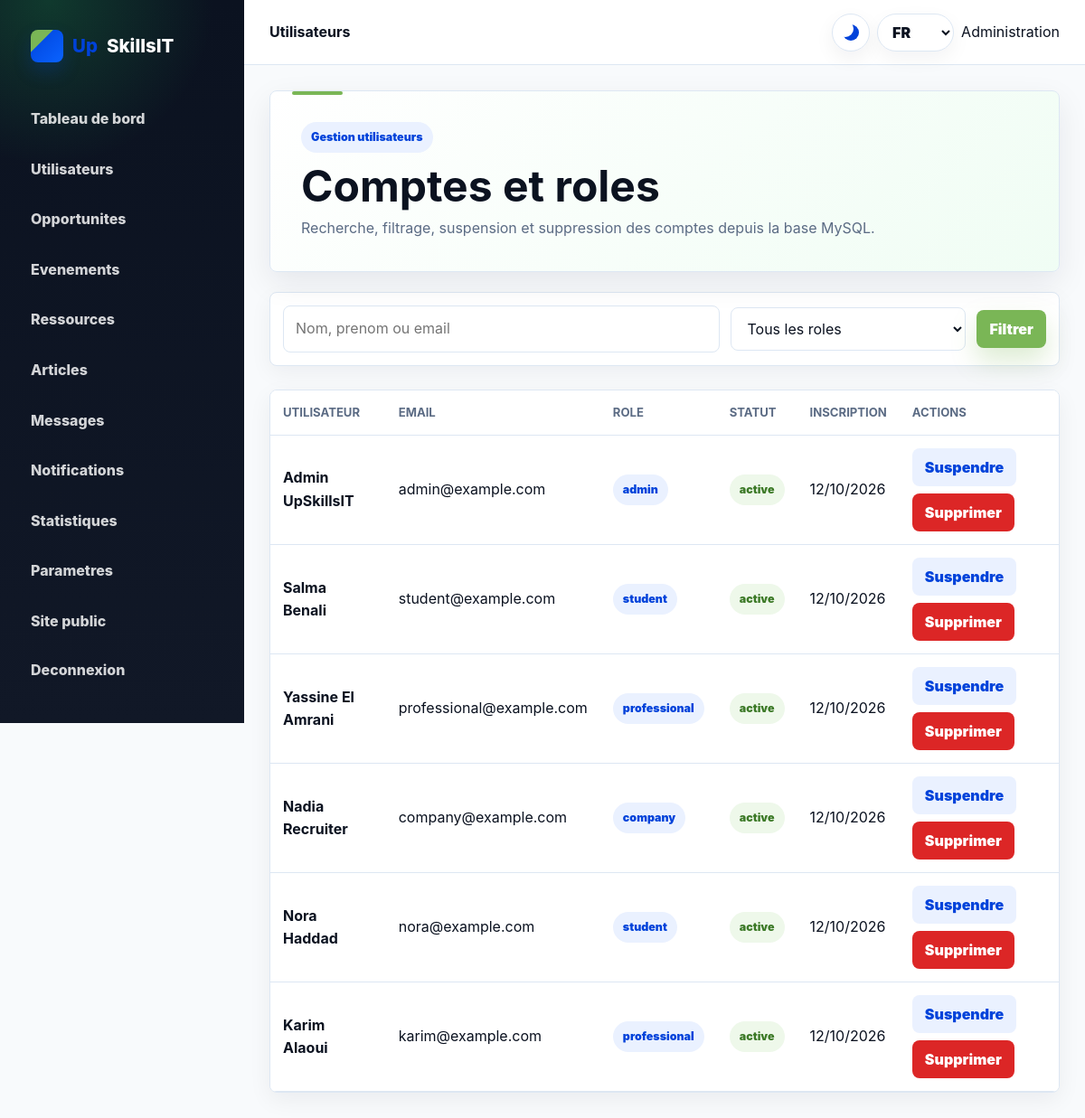
Page /admin/users (signed in) on the committed database.
### tables this page shows
CREATE TABLE users (
  id BIGINT UNSIGNED AUTO_INCREMENT PRIMARY KEY,
  first_name VARCHAR(100) NOT NULL,
  last_name VARCHAR(100) NOT NULL,
  email VARCHAR(190) NOT NULL UNIQUE,
  password VARCHAR(255) NOT NULL,
  role ENUM('student','professional','company','admin') NOT NULL DEFAULT 'student',
  status ENUM('active','suspended') NOT NULL DEFAULT 'active',
  terms_accepted TINYINT(1) NOT NULL DEFAULT 0,
  data_consent TINYINT(1) NOT NULL DEFAULT 0,
  created_at TIMESTAMP DEFAULT CURRENT_TIMESTAMP,
  updated_at TIMESTAMP DEFAULT CURRENT_TIMESTAMP ON UPDATE CURRENT_TIMESTAMP,
  INDEX idx_users_role_status (role,status)
);

### app/Core/Controller.php (called while the page is built, shortened)
<?php
abstract class Controller
{
    protected function view(string $view, array $data = [], string $layout = 'main'): void
    {
        extract($data, EXTR_SKIP);
        $viewPath = APP_PATH . '/Views/' . $view . '.php';
        require $viewPath;
    }
}

### app/Controllers/AdminController.php (called while the page is built, shortened)
<?php
final class AdminController extends Controller
{
    public function users(): void
    {
        $this->view('admin/users', ['title' => t('nav.users'), 'users' => (new User())->list($_GET)], 'admin');
    }
}

### public/index.php (called while the page is built, shortened)
<?php
require dirname(__DIR__) . '/app/bootstrap.php';
$router = new Router();
$router->get('/', [PublicController::class, 'home']);
$router->get('/a-propos', [PublicController::class, 'page']);
$router->get('/services', [PublicController::class, 'page']);
$router->get('/etudiants', [PublicController::class, 'page']);
$router->get('/professionnels-it', [PublicController::class, 'page']);
$router->get('/entreprises', [PublicController::class, 'page']);
$router->get('/contact', [PublicController::class, 'contact']);
$router->post('/contact', [PublicController::class, 'sendContact']);
$router->get('/faq', [PublicController::class, 'faq']);
$router->get('/mentions-legales', [PublicController::class, 'legal']);
$router->get('/politique-confidentialite', [PublicController::class, 'privacy']);
$router->get('/actualites', [PublicController::class, 'articles']);
$router->get('/actualite/{id}', [PublicController::class, 'article']);
$router->get('/opportunites', [PublicController::class, 'opportunities']);
$router->get('/opportunite/{id}', [PublicController::class, 'opportunity']);
$router->get('/ressources', [PublicController::class, 'resources']);
$router->get('/ressource/{id}', [PublicController::class, 'resource']);
$router->get('/evenements', [PublicController::class, 'events']);
$router->get('/evenement/{id}', [PublicController::class, 'event']);
$router->post('/evenement/{id}/inscription', [PublicController::class, 'registerEvent']);
$router->get('/inscription', [AuthController::class, 'registerForm']);
$router->post('/inscription', [AuthController::class, 'register']);
$router->get('/connexion', [AuthController::class, 'loginForm']);
$router->post('/connexion', [AuthController::class, 'login']);
$router->post('/deconnexion', [AuthController::class, 'logout']);
$router->get('/mot-de-passe-oublie', [AuthController::class, 'forgotForm']);
$router->post('/mot-de-passe-oublie', [AuthController::class, 'forgot']);
$router->get('/reinitialiser-mot-de-passe/{token}', [AuthController::class, 'resetForm']);
$router->post('/reinitialiser-mot-de-passe/{token}', [AuthController::class, 'reset']);
$router->get('/compte', [AuthController::class, 'account']);
$router->post('/compte', [AuthController::class, 'updateAccount']);
$router->post('/compte/supprimer', [AuthController::class, 'deleteAccount']);
$router->get('/dashboard', [DashboardController::class, 'index']);
$router->get('/profil', [DashboardController::class, 'profile']);
$router->post('/profil', [DashboardController::class, 'saveProfile']);
$router->get('/candidatures', [DashboardController::class, 'applications']);
$router->get('/notifications', [DashboardController::class, 'notifications']);
$router->post('/opportunite/{id}/candidater', [DashboardController::class, 'applyOpportunity']);
$router->get('/professionnel', [ProfessionnelController::class, 'index']);
$router->get('/professionnel/profil', [ProfessionnelController::class, 'profile']);
$router->post('/professionnel/profil', [ProfessionnelController::class, 'saveProfile']);
$router->get('/professionnel/competences', [ProfessionnelController::class, 'skills']);
$router->get('/professionnel/experiences', [ProfessionnelController::class, 'experiences']);
$router->get('/professionnel/projets', [ProfessionnelController::class, 'projects']);
$router->post('/professionnel/experiences', [ProfessionnelController::class, 'saveExperience']);
$router->post('/professionnel/experiences/{id}/delete', [ProfessionnelController::class, 'deleteExperience']);
$router->post('/professionnel/projets', [ProfessionnelController::class, 'saveProject']);
$router->post('/professionnel/projets/{id}/delete', [ProfessionnelController::class, 'deleteProject']);
$router->get('/professionnel/opportunites', [ProfessionnelController::class, 'opportunities']);
$router->post('/professionnel/opportunites/{id}/candidater', [ProfessionnelController::class, 'applyOpportunity']);
$router->get('/professionnel/candidatures', [ProfessionnelController::class, 'applications']);
$router->get('/professionnel/ressources', [ProfessionnelController::class, 'resources']);
$router->get('/professionnel/evenements', [ProfessionnelController::class, 'events']);
$router->get('/professionnel/notifications', [ProfessionnelController::class, 'notifications']);
$router->get('/professionnel/parametres', [ProfessionnelController::class, 'settings']);
$router->get('/entreprise', [EntrepriseController::class, 'index']);
$router->get('/entreprise/profil', [EntrepriseController::class, 'profile']);
$router->post('/entreprise/profil', [EntrepriseController::class, 'saveProfile']);
$router->get('/entreprise/opportunites/creer', [EntrepriseController::class, 'createOpportunity']);
$router->get('/entreprise/opportunites', [EntrepriseController::class, 'opportunities']);
$router->post('/entreprise/opportunites', [EntrepriseController::class, 'saveOpportunity']);
$router->post('/entreprise/opportunites/{id}/status', [EntrepriseController::class, 'statusOpportunity']);
$router->post('/entreprise/opportunites/{id}/delete', [EntrepriseController::class, 'deleteOpportunity']);
$router->get('/entreprise/candidatures', [EntrepriseController::class, 'applications']);
$router->post('/entreprise/candidatures/{id}/status', [EntrepriseController::class, 'applicationStatus']);
$router->get('/entreprise/profils', [EntrepriseController::class, 'talents']);
$router->get('/entreprise/evenements', [EntrepriseController::class, 'events']);
$router->get('/entreprise/parametres', [EntrepriseController::class, 'settings']);
$router->get('/admin', [AdminController::class, 'index']);
$router->get('/admin/users', [AdminController::class, 'users']);
$router->post('/admin/users/{id}/status', [AdminController::class, 'userStatus']);
$router->post('/admin/users/{id}/delete', [AdminController::class, 'deleteUser']);
$router->get('/admin/opportunites', [AdminController::class, 'opportunities']);
$router->post('/admin/opportunites', [AdminController::class, 'saveOpportunity']);
$router->post('/admin/opportunites/{id}/status', [AdminController::class, 'statusOpportunity']);
$router->post('/admin/opportunites/{id}/delete', [AdminController::class, 'deleteOpportunity']);
$router->get('/admin/opportunities', [AdminController::class, 'opportunities']);
$router->post('/admin/opportunities', [AdminController::class, 'saveOpportunity']);
$router->post('/admin/opportunities/{id}/status', [AdminController::class, 'statusOpportunity']);
$router->post('/admin/opportunities/{id}/delete', [AdminController::class, 'deleteOpportunity']);
$router->get('/admin/ressources', [AdminController::class, 'resources']);
$router->post('/admin/ressources', [AdminController::class, 'saveResource']);
$router->post('/admin/ressources/{id}/status', [AdminController::class, 'statusResource']);
$router->post('/admin/ressources/{id}/delete', [AdminController::class, 'deleteResource']);
$router->get('/admin/resources', [AdminController::class, 'resources']);
$router->post('/admin/resources', [AdminController::class, 'saveResource']);
$router->post('/admin/resources/{id}/status', [AdminController::class, 'statusResource']);
$router->post('/admin/resources/{id}/delete', [AdminController::class, 'deleteResource']);
$router->get('/admin/evenements', [AdminController::class, 'events']);
$router->post('/admin/evenements', [AdminController::class, 'saveEvent']);
$router->post('/admin/evenements/{id}/status', [AdminController::class, 'statusEvent']);
$router->post('/admin/evenements/{id}/delete', [AdminController::class, 'deleteEvent']);
$router->get('/admin/events', [AdminController::class, 'events']);
$router->post('/admin/events', [AdminController::class, 'saveEvent']);
$router->post('/admin/events/{id}/status', [AdminController::class, 'statusEvent']);
$router->post('/admin/events/{id}/delete', [AdminController::class, 'deleteEvent']);
$router->get('/admin/articles', [AdminController::class, 'articles']);
$router->post('/admin/articles', [AdminController::class, 'saveArticle']);
$router->post('/admin/articles/{id}/status', [AdminController::class, 'statusArticle']);
$router->post('/admin/articles/{id}/delete', [AdminController::class, 'deleteArticle']);
$router->get('/admin/statistiques', [AdminController::class, 'statistics']);
$router->get('/admin/parametres', [AdminController::class, 'settings']);
$router->get('/admin/messages', [AdminController::class, 'messages']);
$router->post('/admin/messages/{id}/status', [AdminController::class, 'messageStatus']);
$router->get('/admin/notifications', [AdminController::class, 'notifications']);
$router->dispatch($_SERVER['REQUEST_METHOD'], $_SERVER['REQUEST_URI']);

### app/bootstrap.php (called while the page is built, shortened)
<?php
spl_autoload_register(function (string $class): void {
    $prefix = 'App\\';
    if (str_starts_with($class, $prefix)) {
        $path = APP_PATH . '/' . str_replace('\\', '/', substr($class, strlen($prefix))) . '.php';
    }
});
function config(string $key, mixed $default = null): mixed
{
    $value = CONFIG;
    foreach (explode('.', $key) as $segment) {
        $value = $value[$segment];
    }
    return $value;
}
function url(string $path = ''): string
{
    $base = rtrim((string) config('base_url', ''), '/');
    return $base . '/' . ltrim($path, '/');
}
function e(mixed $value): string
{
    return htmlspecialchars((string) $value, ENT_QUOTES | ENT_SUBSTITUTE, 'UTF-8');
}

### app/Core/Model.php (called while the page is built, shortened)
<?php
abstract class Model
{
    protected PDO $db;
    public function __construct()
    {
        $this->db = Database::pdo();
    }
    protected function all(string $sql, array $params = []): array
    {
        $stmt = $this->db->prepare($sql);
        $stmt->execute($params);
        return $stmt->fetchAll();
    }
}

### app/Core/Database.php (called while the page is built, shortened)
<?php
final class Database
{
    private static ?PDO $pdo = null;
    public static function pdo(): PDO
    {
        $db = config('db');
        $dsn = sprintf('mysql:host=%s;port=%s;dbname=%s;charset=%s', $db['host'], $db['port'], $db['name'], $db['charset']);
        try {
            self::$pdo = new PDO($dsn, $db['user'], $db['pass'], [
                PDO::ATTR_ERRMODE => PDO::ERRMODE_EXCEPTION,
                PDO::ATTR_DEFAULT_FETCH_MODE => PDO::FETCH_ASSOC,
                PDO::ATTR_EMULATE_PREPARES => false,
            ]);
        } catch (PDOException $e) {
            error_log($e->getMessage());
            http_response_code(500);
            require APP_PATH . '/Views/errors/500.php';
            exit;
        }
        return self::$pdo;
    }
}

### app/Models/User.php (called while the page is built, shortened)
<?php
final class User extends Model
{
    public function list(array $filters = []): array
    {
        $params = [];
        $sql = 'SELECT id, first_name, last_name, email, role, status, created_at FROM users';
        return $this->all($sql . ' ORDER BY created_at DESC LIMIT 100', $params);
    }
}

### app/Views/admin/users.php (the view, shortened to what this page needs)
<section class="panel admin-page-head">
    <div>
        <span class="badge">Gestion utilisateurs</span>
        <h1>Comptes et roles</h1>
        <p>Recherche, filtrage, suspension et suppression des comptes depuis la base MySQL.</p>
    </div>
</section>
<form class="filters" method="get">
    <input name="q" value="<?= e($_GET['q'] ?? '') ?>" placeholder="Nom, prenom ou email">
    <select name="role">
        <option value="">Tous les roles</option>
    </select>
    <button class="btn btn-primary">Filtrer</button>
</form>
<div class="panel table-wrap">
    <table>
        <thead><tr><th>Utilisateur</th><th>Email</th><th>Role</th><th>Statut</th><th>Inscription</th><th>Actions</th></tr></thead>
        <tbody>
        <?php foreach ($users as $u): ?>
            <tr>
                <td><strong><?= e($u['first_name'] . ' ' . $u['last_name']) ?></strong></td>
                <td><?= e($u['email']) ?></td>
                <td><span class="badge"><?= e($u['role']) ?></span></td>
                <td><span class="badge <?= $u['status'] === 'active' ? 'green' : '' ?>"><?= e($u['status']) ?></span></td>
                <td><?= e(date('d/m/Y', strtotime($u['created_at']))) ?></td>
                <td class="inline-actions">
                    <form method="post" action="<?= url('/admin/users/' . $u['id'] . '/status') ?>">
                        <button class="btn btn-light"><?= $u['status'] === 'active' ? 'Suspendre' : 'Reactiver' ?></button>
                    </form>
                    <form method="post" action="<?= url('/admin/users/' . $u['id'] . '/delete') ?>">
                        <button class="btn btn-danger" onclick="return confirm('Supprimer cet utilisateur ?')">Supprimer</button>
                    </form>
                </td>
            </tr>
        <?php endforeach; ?>
        </tbody>
    </table>
</div>

### app/Core/Router.php (shortened to what this page needs)
<?php
final class Router
{
    private array $routes = [];
    private function add(string $method, string $path, array $handler): void
    {
        $pattern = preg_replace('#\{([a-zA-Z_][a-zA-Z0-9_]*)\}#', '(?P<$1>[^/]+)', rtrim($path, '/') ?: '/');
        $this->routes[] = compact('method', 'path', 'handler') + ['pattern' => '#^' . $pattern . '$#'];
    }
    public function dispatch(string $method, string $uri): void
    {
        $path = parse_url($uri, PHP_URL_PATH) ?: '/';
        $path = rtrim($path, '/') ?: '/';
        foreach ($this->routes as $route) {
            if ($route['method'] === $method && preg_match($route['pattern'], $path, $matches)) {
                [$class, $action] = $route['handler'];
                $params = array_filter($matches, 'is_string', ARRAY_FILTER_USE_KEY);
                (new $class())->$action(...array_values($params));
                return;
            }
        }
    }
}

### rows in the picture
users: first_name+last_name "Admin UpSkillsIT", email "admin@example.com", role "admin", status "active", created_at "12/10/2026", shows "Suspendre"
users: first_name+last_name "Salma Benali", email "student@example.com", role "student", status "active", created_at "12/10/2026", shows "Suspendre"
users: first_name+last_name "Yassine El Amrani", email "professional@example.com", role "professional", status "active", created_at "12/10/2026", shows "Suspendre"
users: first_name+last_name "Nadia Recruiter", email "company@example.com", role "company", status "active", created_at "12/10/2026", shows "Suspendre"
users: first_name+last_name "Nora Haddad", email "nora@example.com", role "student", status "active", created_at "12/10/2026", shows "Suspendre"
users: first_name+last_name "Karim Alaoui", email "karim@example.com", role "professional", status "active", created_at "12/10/2026", shows "Suspendre"
